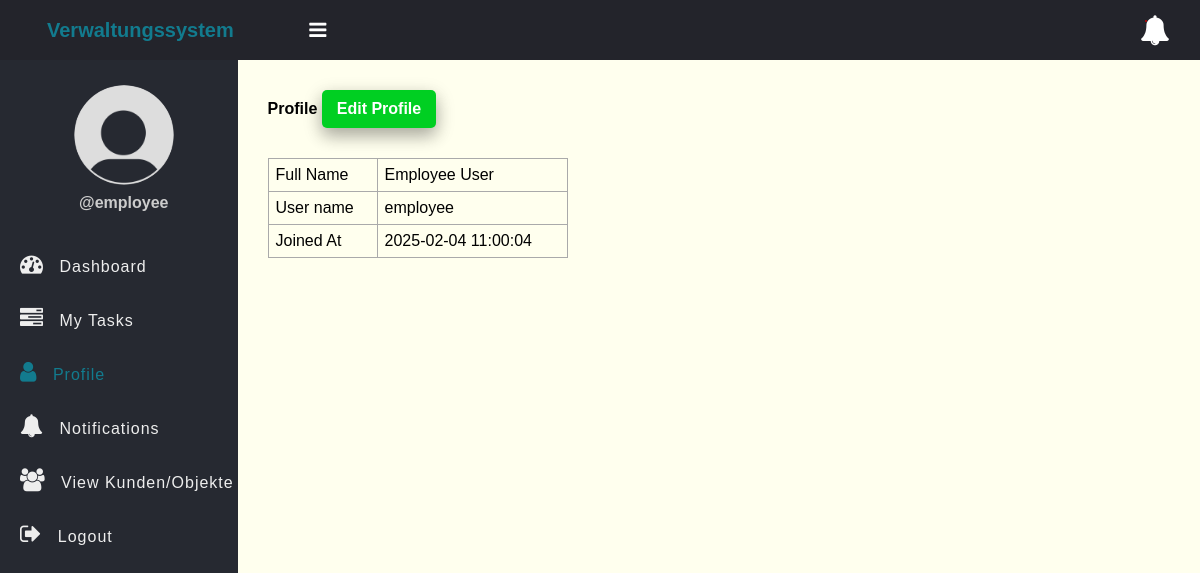
Screenshot of /profile.php (signed in) with the database file from the repository.
### tables this page shows
CREATE TABLE users (
                       id INT AUTO_INCREMENT PRIMARY KEY,
                       full_name VARCHAR(255) NOT NULL,
                       username VARCHAR(100) UNIQUE NOT NULL,
                       password VARCHAR(255) NOT NULL,
                       role ENUM('admin', 'manager', 'employee') NOT NULL,
                       created_at TIMESTAMP DEFAULT CURRENT_TIMESTAMP
);

### app/Model/User.php (called while the page is built, shortened)
<?php
function get_user_by_id($conn, $id){
	$sql = "SELECT * FROM users WHERE id =? ";
	$stmt = $conn->prepare($sql);
	$stmt->execute([$id]);
	if($stmt->rowCount() > 0){
		$user = $stmt->fetch();
	}else $user = 0;
	return $user;
}

### profile.php (the view, shortened to what this page needs)
<?php
if (isset($_SESSION['role']) && isset($_SESSION['id']) && $_SESSION['role'] == "employee") {
    include "DB_connection.php";
    include "app/Model/User.php";
    $user = get_user_by_id($conn, $_SESSION['id']);
 ?>
<!DOCTYPE html>
<html>
<head>
	<link rel="stylesheet" href="https://stackpath.bootstrapcdn.com/font-awesome/4.7.0/css/font-awesome.min.css">
	<link rel="stylesheet" href="css/style.css">
</head>
<body>
	<?php include "inc/header.php" ?>
	<div class="body">
		<?php include "inc/nav.php" ?>
		<section class="section-1">
			<h4 class="title">Profile <a href="edit_profile.php">Edit Profile</a></h4>
         <table class="main-table" style="max-width: 300px;">
				<tr>
					<td>Full Name</td>
					<td><?=$user['full_name']?></td>
				</tr>
				<tr>
					<td>User name</td>
					<td><?=$user['username']?></td>
				</tr>
				<tr>
					<td>Joined At</td>
					<td><?=$user['created_at']?></td>
				</tr>
			</table>
		</section>
	</div>
</body>
</html>
<?php }else{
   $em = "First login";
   header("Location: login.php?error=$em");
   exit();
}
 ?>

### css/style.css (style rules this page uses)
* { padding: 0; margin: 0; box-sizing: border-box; font-family: arial, sans-serif; }
.body { display: flex; }
.section-1 { padding: 30px; }
.section-1 .title { margin-bottom: 10px; }
.section-1 .title a { text-decoration: none; display: inline-block; padding-left: 10px; border: none; background: #00CF22; padding: 10px 15px; color: #fff; font-size: 16px; border-radius: 5px; cursor: pointer; outline: none; transition: background 1s; box-shadow: 0 8px 16px 0 rgba(0,0,0,0.2), 0 6px 20px 0 rgba(0,0,0,0.19); }
.section-1 { width: 100%; background: #ffe; }
.main-table, .main-table tr, .main-table th, .main-table td { border: 1px solid #aaa; border-collapse: collapse; padding: 7px; }
.main-table { width: 90%; margin-top: 30px; }

### rows the page displays
users: full_name "Employee User", username "employee", created_at "2025-02-04 11:00:04"

### other values shown
$_SESSION['username'] "employee"
